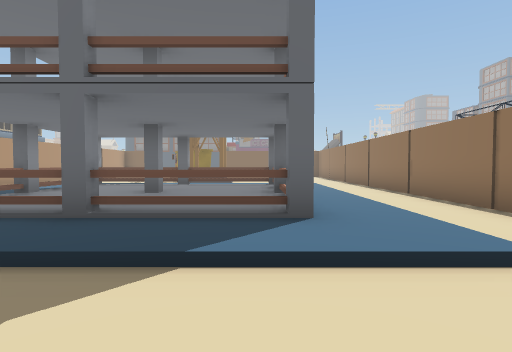
View 1 (above)

24 first-person views from a walk through a scene from a Unity 3-D project. The camera is 1.3 m above the floor, tilts 2° down and sees 80° across. The floor is counted in squares, 2 m on a side. Each view is taken from the middle of a square. On the plan, view 1 faces up. The plan holds only what a view shows up to about 10 squares ahead; the rest is blank. The place goes on beyond the plan.

View 2
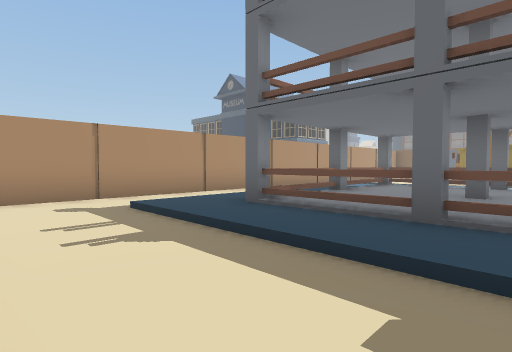

View 3
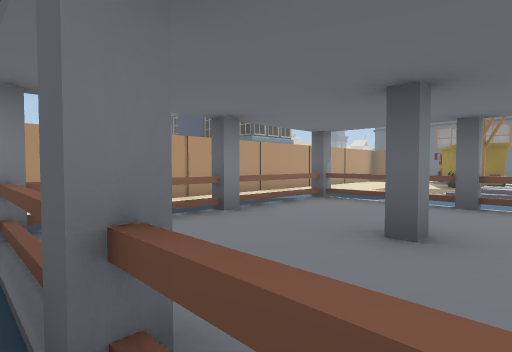

View 4
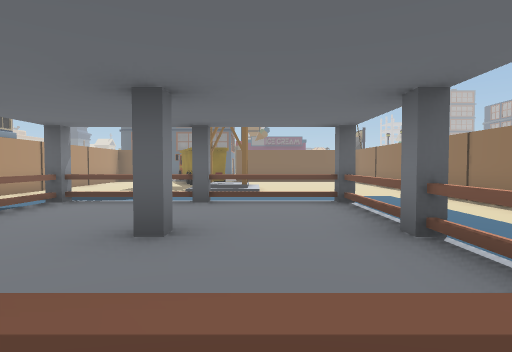

View 5
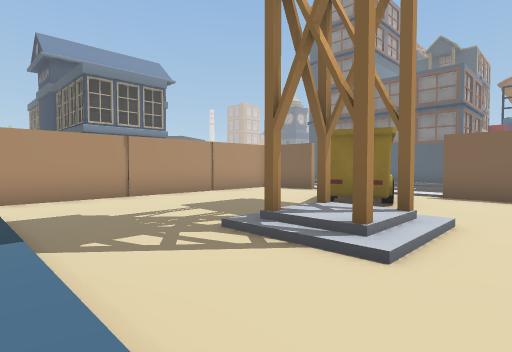

View 6
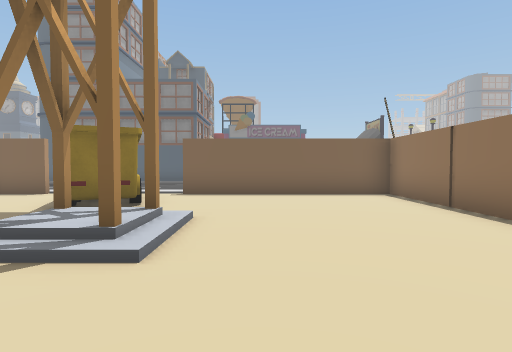

View 7
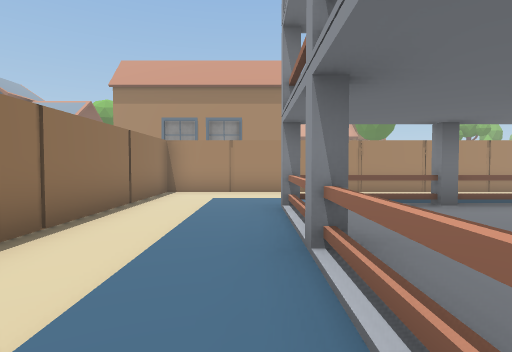

View 8
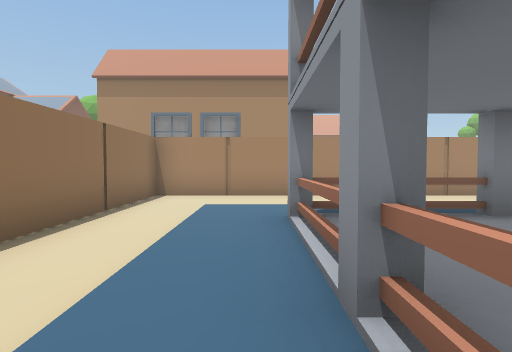

View 9
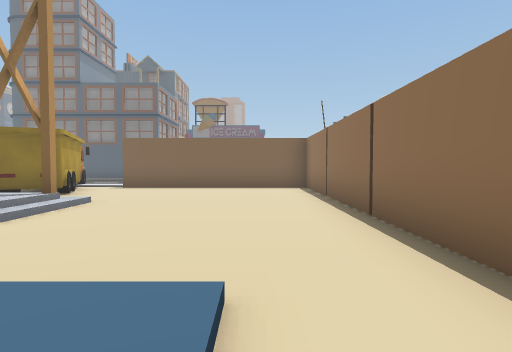

View 10
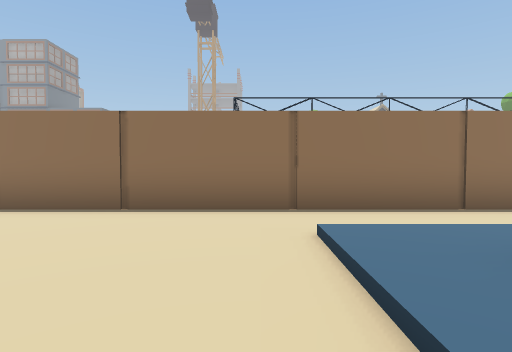

View 11
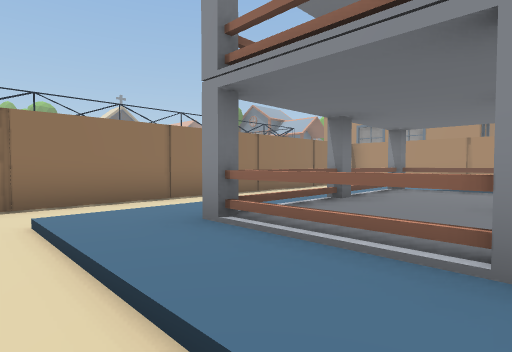

View 12
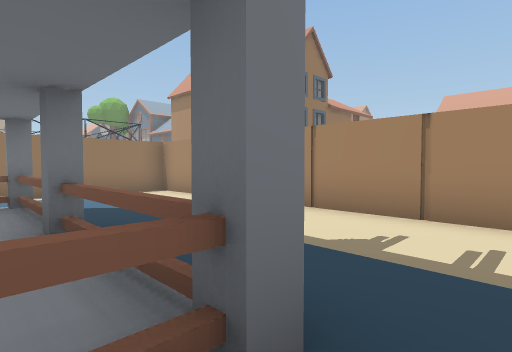

View 13
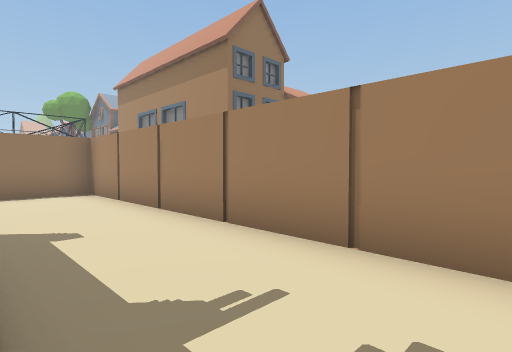

View 14
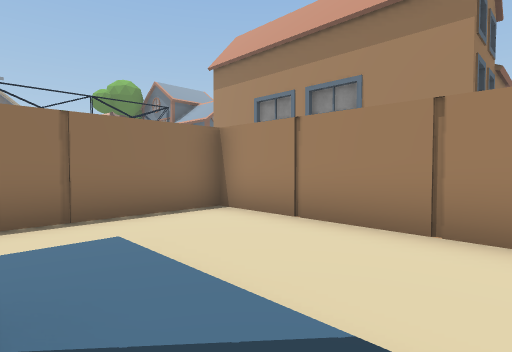

View 15
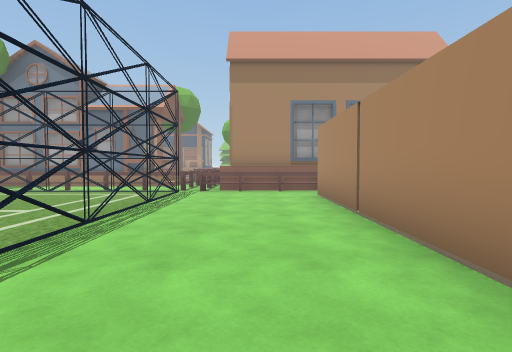

View 16
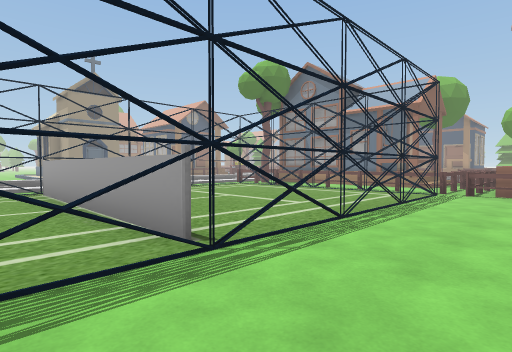

View 17
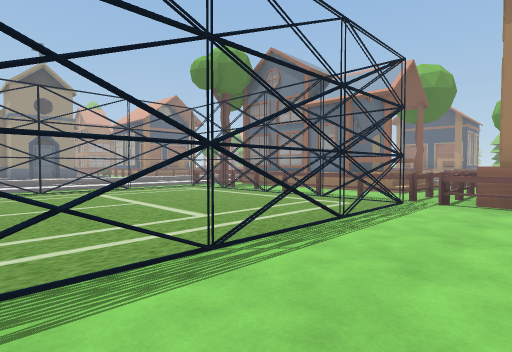

View 18
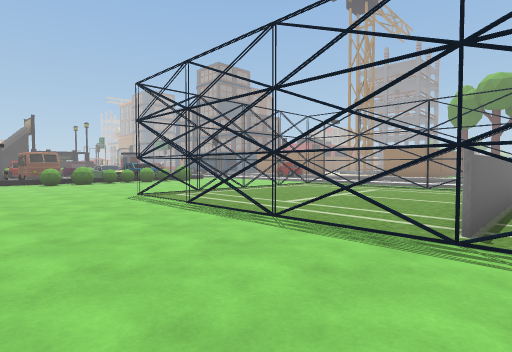

View 19
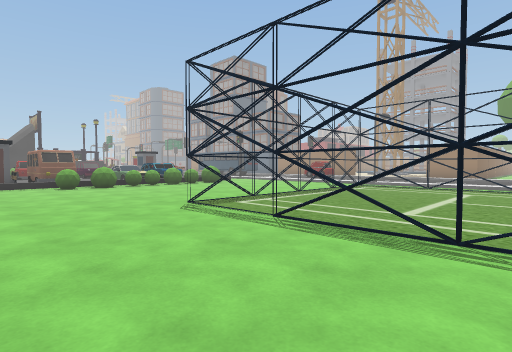

View 20
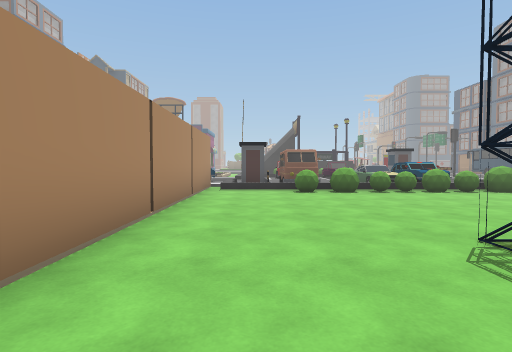

View 21
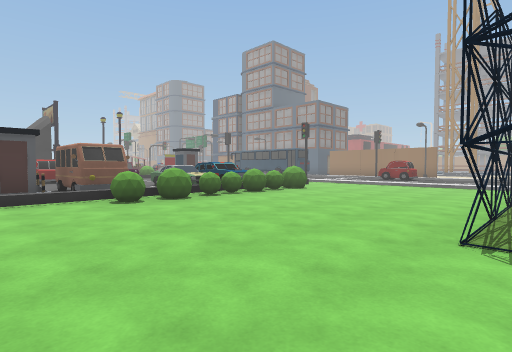

View 22
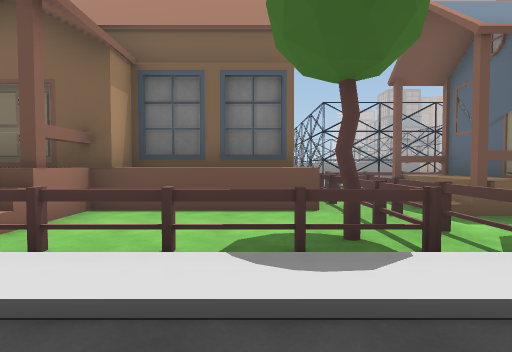

View 23
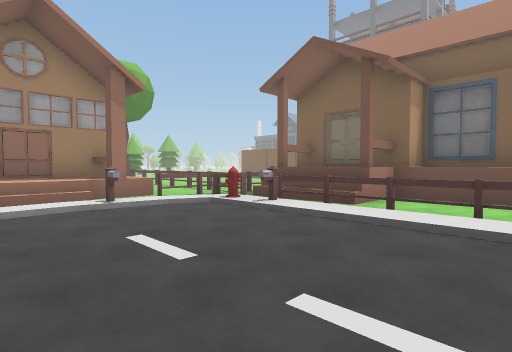

View 24
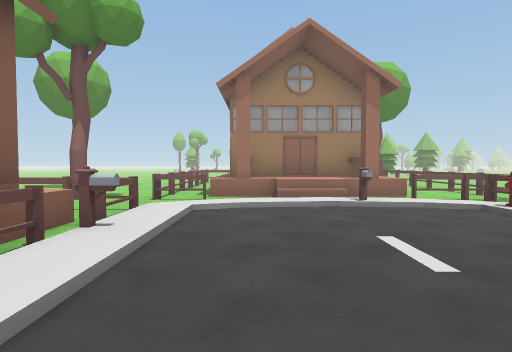

### Floor plan
Key: @ floor where view 1 was taken; # wall or solid block; x gap in a wall; . main floor; : floor 0.25 m higher than the main floor; + floor 0.5 m higher than the main floor; * floor 1.25 m higher than the main floor; / step, stairs or slope; = window, fence, low wall or low ledge; T thing the floor can be seen under or through; O other object.
Columns run from 7 left of view 1 to 17 right of it. Each row starts with its distance up from view 1.
 19              O   O
 18    O//      #O   O
 17 ##. Ox#####/.OO  O
 16 #.. O.....#///O///O/
 15 #...OO....#..OOOOOO..
 14 #...O.....#........../
 13 #...x//...#........../
 12 #....+:...#........../
 11 #.........#...........
 10 #.........#...O     O.
  9 # :::::::/#...O     O/
  8 # :TTx##:/#...O     O/
  7 # :T:::#:/#...O     O/
  6 # :x:#:x:/#...O     O/
  5 # :#:::#:/#...OOOOOOO/ ..
  4 #.:#=:=#:/#...O     O/ ..
  3 #.:#:#:#:/#...O     O/ ..
  2 #.////////#...O     O/ ..
  1 #.........#...O     O/
  0  ......@..#...O     O/
 -1  ##########...OOOOOOO/
 -2        OOOOOOOOOOOOOO
 -3        OOOOOOOOOOOOOO
 -4        OOOOOOOOOOOOOO
 -5        OOOOOOOO+OO
 -6   .. .OO*OOOOOOOO
 -7   OOOOO.::...OOO
 -8   O ..OOOOOOOOO
 -9     OOO/......
-10     O /O.....
-11   O O  /.....
-12   O OO.......
-13    OOOO/////
-14   OOOOO.OOO
-15   ......OO
-16   ... O
-17    O

Where each view was taken, in squares from view 1:
view 1: 0 up, 0 right, facing up
view 2: 0 up, 1 left, facing up-left
view 3: 3 up, 1 left, facing up-left
view 4: 3 up, 1 left, facing up
view 5: 9 up, 0 right, facing up-left
view 6: 9 up, 0 right, facing up
view 7: 8 up, 1 right, facing down
view 8: 7 up, 1 right, facing down
view 9: 8 up, 2 right, facing up
view 10: 10 up, 1 left, facing right
view 11: 10 up, 2 left, facing down-right
view 12: 4 up, 5 left, facing down-right
view 13: 2 up, 5 left, facing down-right
view 14: 3 up, 1 left, facing down-right
view 15: 6 up, 5 right, facing down
view 16: 6 up, 5 right, facing down-right
view 17: 4 up, 5 right, facing down-right
view 18: 4 up, 4 right, facing up-right
view 19: 6 up, 4 right, facing up-right
view 20: 8 up, 5 right, facing up
view 21: 10 up, 4 right, facing up-right
view 22: 10 down, 5 right, facing up
view 23: 12 down, 5 right, facing up-left
view 24: 12 down, 5 right, facing left
